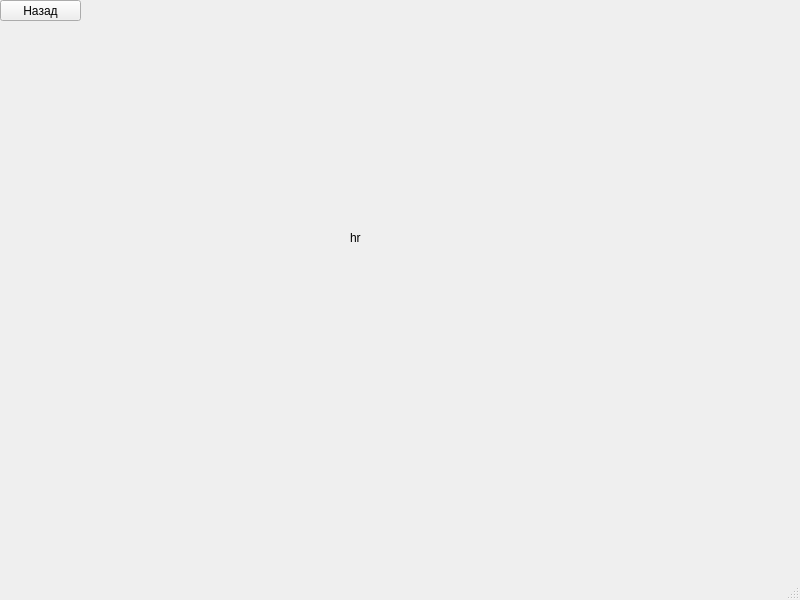
<?xml version="1.0" encoding="UTF-8"?>
<ui version="4.0">
 <class>EmplHR</class>
 <widget class="QMainWindow" name="EmplHR">
  <property name="geometry">
   <rect>
    <x>0</x>
    <y>0</y>
    <width>800</width>
    <height>600</height>
   </rect>
  </property>
  <property name="windowTitle">
   <string>MainWindow</string>
  </property>
  <widget class="QWidget" name="centralwidget">
   <widget class="QPushButton" name="btnBack">
    <property name="geometry">
     <rect>
      <x>0</x>
      <y>0</y>
      <width>81</width>
      <height>21</height>
     </rect>
    </property>
    <property name="text">
     <string>Назад</string>
    </property>
   </widget>
   <widget class="QLabel" name="label">
    <property name="geometry">
     <rect>
      <x>350</x>
      <y>230</y>
      <width>49</width>
      <height>16</height>
     </rect>
    </property>
    <property name="text">
     <string>hr</string>
    </property>
   </widget>
  </widget>
  <widget class="QMenuBar" name="menubar">
   <property name="geometry">
    <rect>
     <x>0</x>
     <y>0</y>
     <width>800</width>
     <height>21</height>
    </rect>
   </property>
  </widget>
  <widget class="QStatusBar" name="statusbar"/>
 </widget>
 <resources/>
 <connections/>
</ui>
